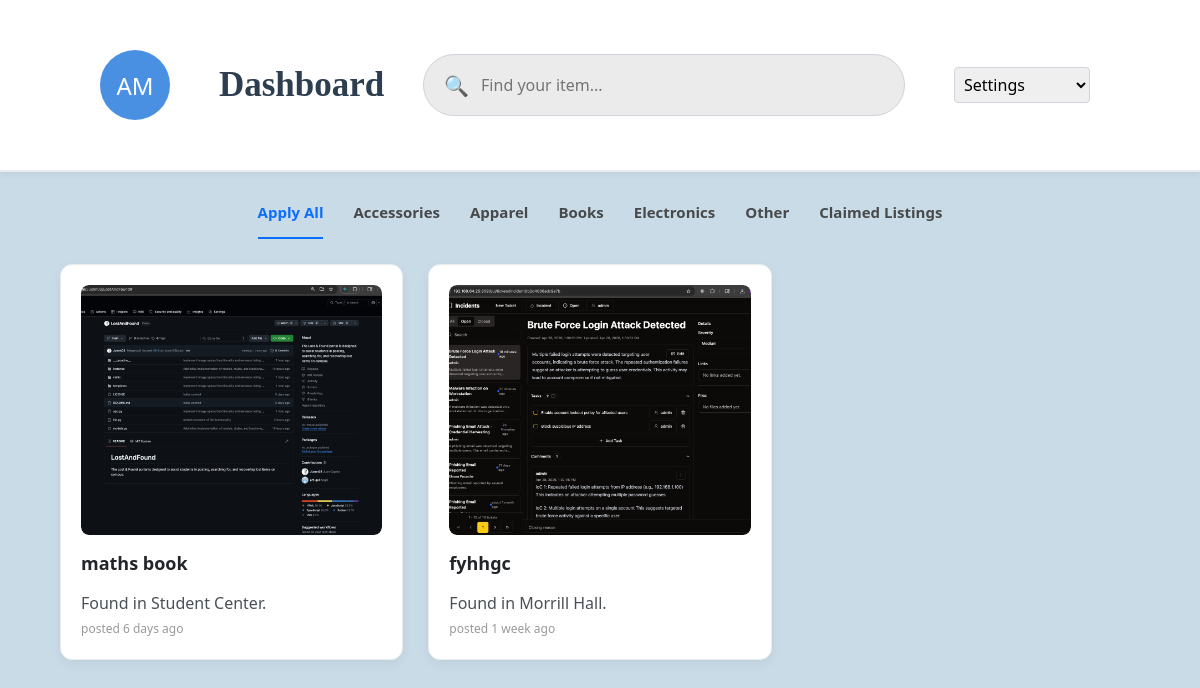
/dashboard, run on the app's committed database.
### models.py (models this page shows)
class Post(db.Model):
    __tablename__ = 'post'
    id = db.Column(db.Integer, primary_key=True)
    user_id = db.Column(db.Integer, db.ForeignKey('user.id'), nullable=False)
    post_date = db.Column(db.DateTime, default=datetime.utcnow)
    item_name = db.Column(db.String(255), nullable=False)
    description = db.Column(db.Text)
    category = db.Column(db.String(100))
    location = db.Column(db.String(255))
    image_url = db.Column(db.String(500))
    is_claimed = db.Column(db.Boolean, default=False)
    reports = db.relationship('Report', backref='post', cascade="all, delete-orphan")

### app.py (the view)
@app.route("/dashboard")
def dashboard():
    posts = Post.query.order_by(Post.post_date.desc()).all()
    return render_template("dashboard.html", posts=posts)

### templates/dashboard.html (shortened to what this page needs)
<!DOCTYPE html>
<html lang="en">
<head>
    <link rel="stylesheet" href="static/app.css">
</head>
<body class="app-layout">
    <div class="navbar">
    <div class="navbar-flex">
        <div class="avatar" id="user-menu-btn" onclick="toggleUserMenu()">
            AM
        </div>
    </div>
    <h2>Dashboard</h2>
    <div class="search-bar">
        <span class="search-icon">&#128269;</span>
        <input type="text" class="search-input" id="search-input" placeholder="Find your item..." title="Search for items">
    </div>
    <div>
        <select onchange="location = this.value;" class="settings-select" title="Navigation menu">
            <option value="#">Settings</option>
        </select>
    </div>
</div>
    <div class="filter-menu" id="filter-menu">
        <a href="#" class="active" >Apply All</a>
        <a href="#">Accessories</a>
        <a href="#">Apparel</a>
        <a href="#">Books</a>
        <a href="#">Electronics</a>
        <a href="#">Other</a>
        <a href="#">Claimed Listings</a>
    </div>
    <div class="grid-container" id="listings-grid">
        {% for post in posts %}
        <div class="card"
            data-category="{{ post.category|lower }}"
            onclick="location.href='/listing-info?id={{ post.id }}'">
            <div class="card-img">
                {% if post.image_url %}
                    <img src="{{ url_for('static', filename=post.image_url) }}" alt="{{ post.item_name }}" class="card-image-img">
                {% else %}
                    No Image
                {% endif %}
            </div>
            <p><strong>{{ post.item_name }}</strong><br>Found in {{ post.location }}.<br><span class="listing-timestamp post-time" data-timestamp="{{ post.post_date.isoformat() }}"></span></p>
        </div>
        {% else %}
            <p class="no-listings">No listings found. Be the first to create one!</p>
        {% endfor %}
    </div>
</body>
</html>

### static/app.css (style rules this page uses)
body.app-layout { display: block; min-height: 100vh; height: auto; background-color: rgb(201, 219, 231); margin: 0; font-family: 'Segoe UI', Tahoma, Geneva, Verdana, sans-serif; }
input, select, textarea { padding: 10px; border: 1px solid #ced4da; border-radius: 4px; font-family: inherit; }
.navbar { background-color: #ffffff; padding: 50px 50px; display: flex; justify-content: space-between; align-items: center; border-bottom: 2px solid #e9ecef; box-shadow: 0 4px 6px -1px rgba(0,0,0,0.05); margin-bottom: 30px; }
.navbar h2 { margin: 0; font-size: 35px; font-family: Georgia, serif; color: #2c3e50; }
.search-bar { display: flex; align-items: center; background: #ebebebf8; padding: 5px 20px; border-radius: 40px; width: 40%; border: 1px solid #ced4da; margin-left: -10px; }
.search-bar input { border: none; outline: none; background: transparent; width: 100%; height: 30px; margin-left: 10px; }
.filter-menu { display: flex; justify-content: center; gap: 30px; margin-bottom: 25px; flex-wrap: wrap; padding: 0 20px; }
.filter-menu a { text-decoration: none; color: #47494a; font-weight: 600; font-size: 15px; padding-bottom: 15px; transition: color 0.2s; }
.filter-menu a.active { color: #0d6efd; border-bottom: 2px solid #0d6efd; }
.grid-container { display: grid; grid-template-columns: repeat(auto-fill, minmax(280px, 1fr)); gap: 25px; padding: 0 60px; margin-bottom: 50px; }
.card { background: white; border-radius: 12px; padding: 20px; box-shadow: 0 4px 12px rgba(0,0,0,0.05); transition: transform 0.2s ease, box-shadow 0.2s ease; border: 1px solid #e9ecef; }
.card-img { background-color: #e9ecef; height: 250px; width: 100%; border-radius: 8px; margin-bottom: 15px; display: flex; justify-content: center; align-items: center; color: #adb5bd; font-weight: bold; overflow: hidden; }
.card-img img { width: 100%; height: 100%; object-fit: cover; display: block; }
.card p { margin: 0; color: #495057; line-height: 1.5; }
.card strong { font-size: 18px; color: #212529; display: block; margin-bottom: -10px; }
.avatar { width: 70px; height: 70px; border-radius: 50%; margin-left: 50px; background-color: #4a90e2; color: white; font-size: 24px; display: flex; align-items: center; justify-content: center; cursor: pointer; -webkit-user-select: none; -moz-user-select: none; -ms-user-select: none; user-select: none; overflow: hidden; }
.listing-timestamp { color: #999; font-size: 12px; }
.navbar-flex { display: flex; align-items: center; gap: 10px; position: relative; }
.search-icon { font-size: 20px; margin-right: -8px; }
.search-input { font-size: 16px; }
.settings-select { padding: 5px; font-size: 16px; margin-right: 60px; }
.card-image-img { max-width: 100%; max-height: 100%; border-radius: 8px; object-fit: cover; }

### data on the page
Post: image_url (picture), item_name "maths book", location "Student Center"
Post: image_url (picture), item_name "fyhhgc", location "Morrill Hall"
